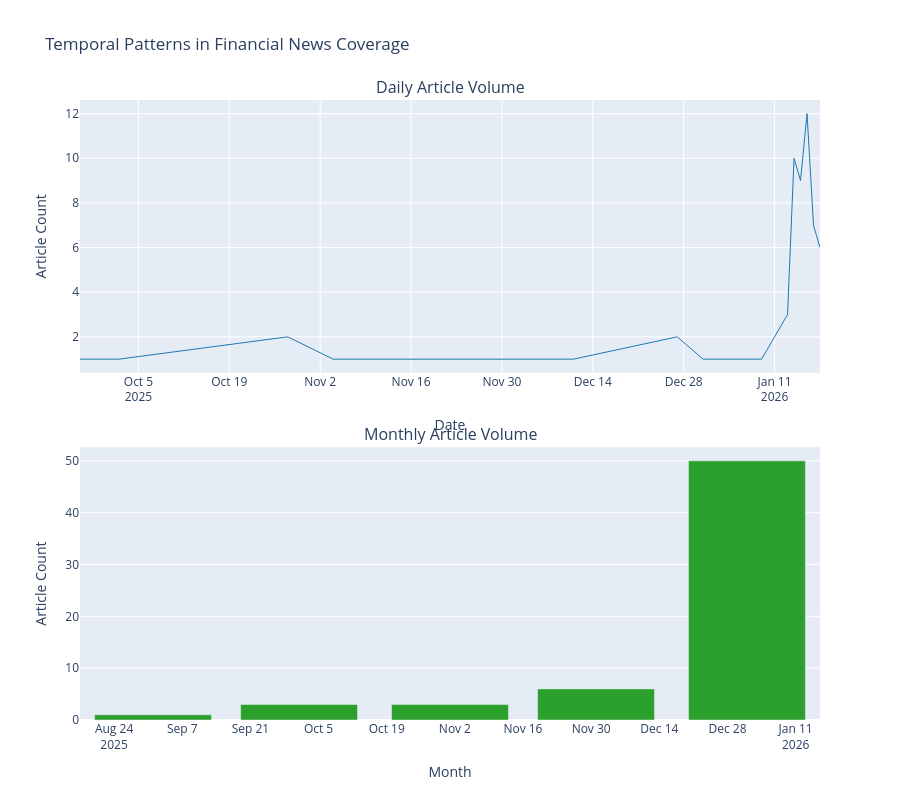

The notebook cell this image was saved under:
### Code cell
# Visualization: Articles over time
fig = make_subplots(
    rows=2, cols=1,
    subplot_titles=('Daily Article Volume', 'Monthly Article Volume'),
    vertical_spacing=0.12
)

# Daily trend
fig.add_trace(
    go.Scatter(
        x=daily_counts['date_only'],
        y=daily_counts['article_count'],
        mode='lines',
        name='Daily',
        line=dict(color='#1f77b4', width=1)
    ),
    row=1, col=1
)

# Monthly trend
fig.add_trace(
    go.Bar(
        x=[str(p) for p in monthly_counts['year_month']],
        y=monthly_counts['article_count'],
        name='Monthly',
        marker_color='#2ca02c'
    ),
    row=2, col=1
)

fig.update_layout(
    height=800,
    title_text='Temporal Patterns in Financial News Coverage',
    showlegend=False
)

fig.update_xaxes(title_text='Date', row=1, col=1)
fig.update_xaxes(title_text='Month', row=2, col=1)
fig.update_yaxes(title_text='Article Count', row=1, col=1)
fig.update_yaxes(title_text='Article Count', row=2, col=1)

# Save
fig.write_html(VIZ_DIR / 'temporal_patterns.html')
fig.show()

print(f" Saved: temporal_patterns.html")

### Figure 1 — Plotly figure (JSON) as saved in the notebook; plotly's stock layout.template omitted (floating-point values rounded to 4 significant figures)
{"data": [{"line": {"color": "#1f77b4", "width": 1}, "mode": "lines", "name": "Daily", "type": "scatter", "x": ["2025-09-26", "2025-10-02", "2025-10-28", "2025-11-04", "2025-11-08", "2025-11-19", "2025-12-04", "2025-12-06", "2025-12-11", "2025-12-27", "2025-12-31", "2026-01-07", "2026-01-08", "2026-01-09", "2026-01-13", "2026-01-14", "2026-01-15", "2026-01-16", "2026-01-17", "2026-01-18"], "xaxis": "x", "y": [1, 1, 2, 1, 1, 1, 1, 1, 1, 2, 1, 1, 1, 1, 3, 10, 9, 12, 7, 6], "yaxis": "y"}, {"marker": {"color": "#2ca02c"}, "name": "Monthly", "type": "bar", "x": ["2025-09", "2025-10", "2025-11", "2025-12", "2026-01"], "xaxis": "x2", "y": [1, 3, 3, 6, 50], "yaxis": "y2"}], "layout": {"annotations": [{"font": {"size": 16}, "showarrow": false, "text": "Daily Article Volume", "x": 0.5, "xanchor": "center", "xref": "paper", "y": 1, "yanchor": "bottom", "yref": "paper"}, {"font": {"size": 16}, "showarrow": false, "text": "Monthly Article Volume", "x": 0.5, "xanchor": "center", "xref": "paper", "y": 0.44, "yanchor": "bottom", "yref": "paper"}], "height": 800, "showlegend": false, "title": {"text": "Temporal Patterns in Financial News Coverage"}, "xaxis": {"anchor": "y", "domain": [0, 1], "title": {"text": "Date"}}, "xaxis2": {"anchor": "y2", "domain": [0, 1], "title": {"text": "Month"}}, "yaxis": {"anchor": "x", "domain": [0.56, 1], "title": {"text": "Article Count"}}, "yaxis2": {"anchor": "x2", "domain": [0, 0.44], "title": {"text": "Article Count"}}}}
